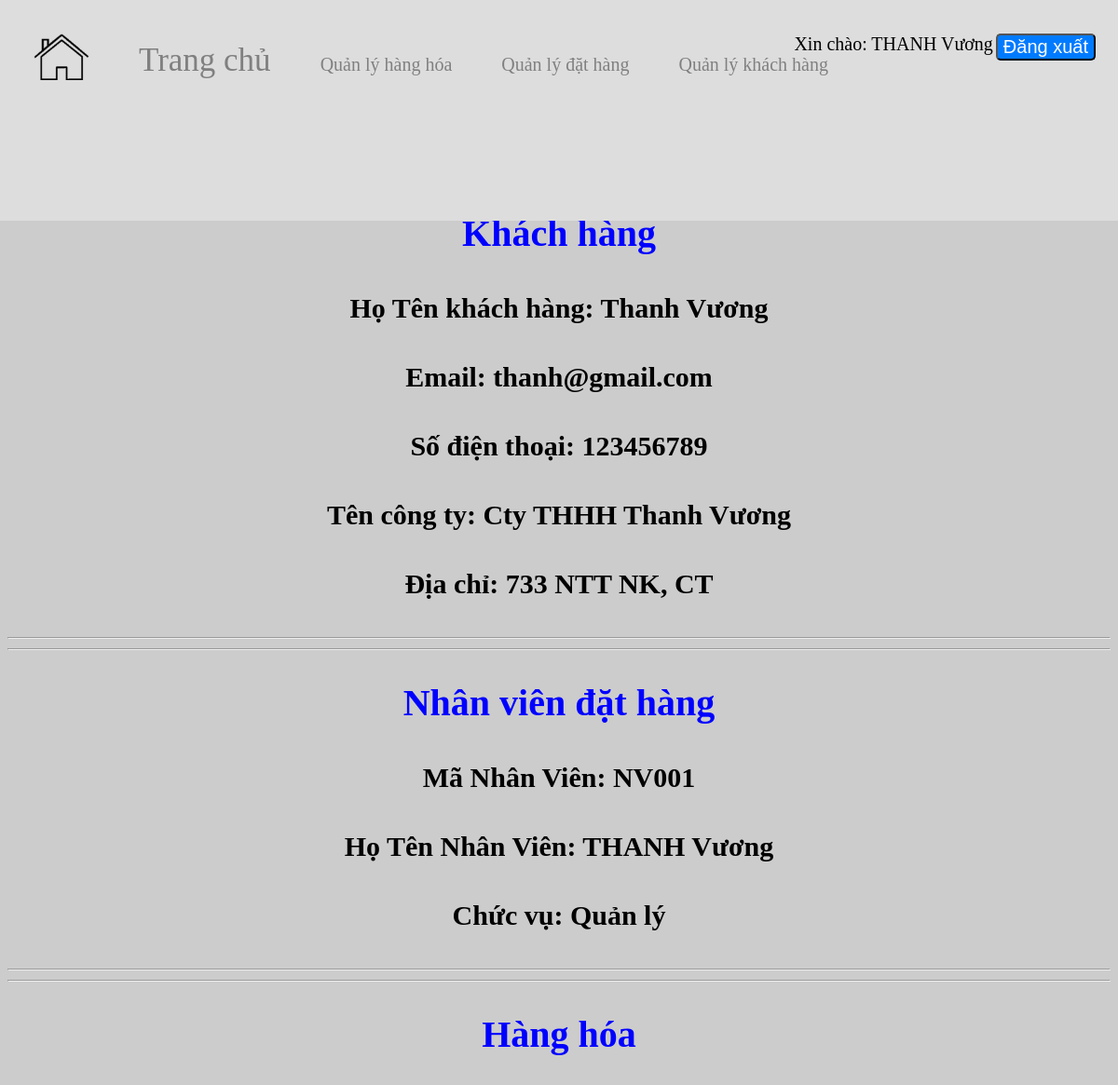
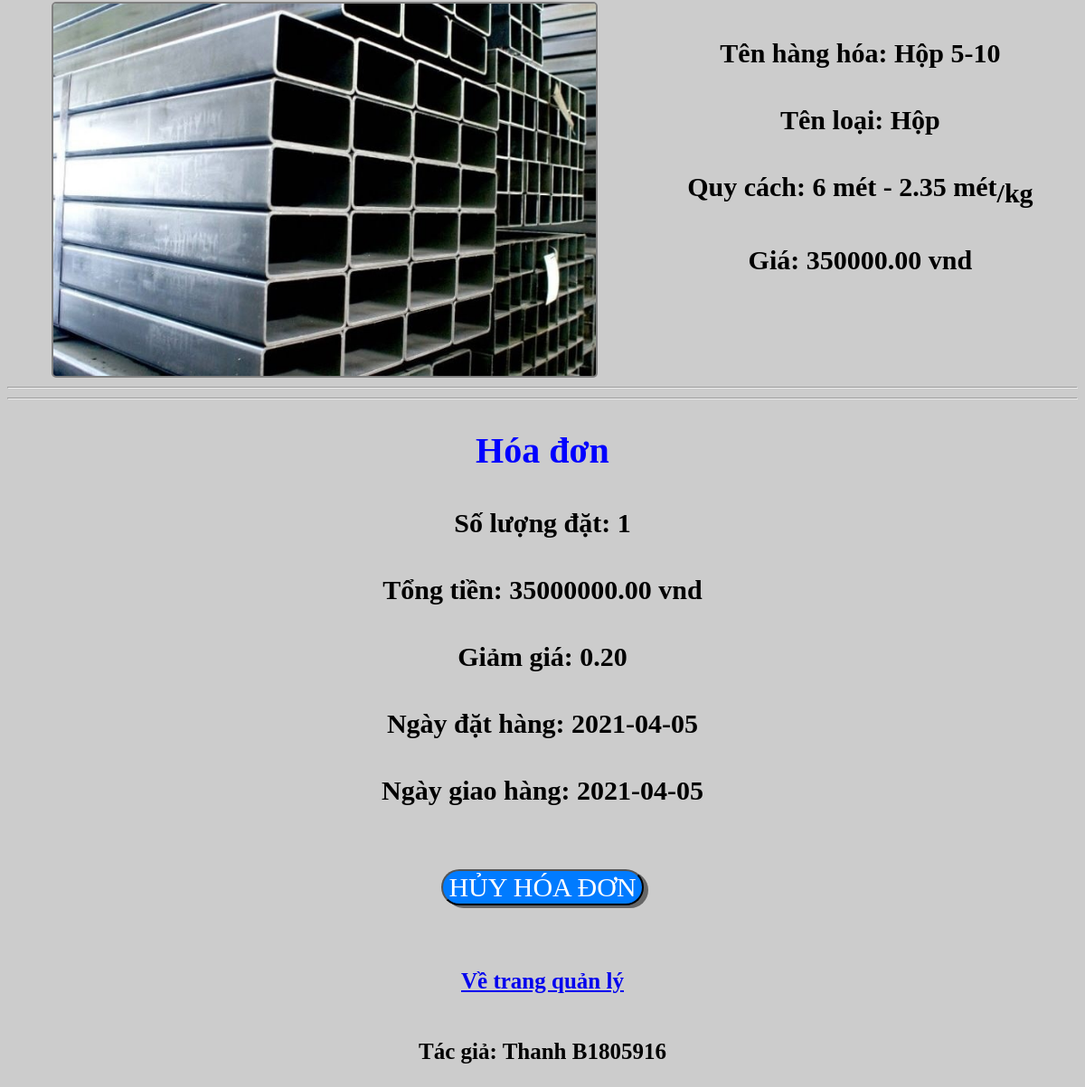
Screenshot of /admin/manage_dh/detail.php?id=1 (signed in) with the database file from the repository (2 pictures, top to bottom).
### tables this page shows
CREATE TABLE LoaiHangHoa
(
	MaLoaiHangHoa INT AUTO_INCREMENT PRIMARY KEY,  
	TenLoaiHangHoa NVARCHAR(30) NOT NULL  
);

CREATE TABLE KhachHang
(
	MSKH INT AUTO_INCREMENT PRIMARY KEY,  
	HoTenKH NVARCHAR(50) NOT NULL,  
	TenCongTy NVARCHAR(30),  
	SoDienThoai CHAR(10) NOT NULL UNIQUE,  
	Email VARCHAR(50) NOT NULL UNIQUE  
);

CREATE TABLE NhanVien(
	MSNV CHAR(5) PRIMARY KEY,  
	Pwd CHAR(32),  
	HoTenNV NVARCHAR(30) NOT NULL,  
	ChucVu NVARCHAR(30),  
	DiaChi NVARCHAR(30) NOT NULL,  
	SoDienThoai CHAR(10) NOT NULL UNIQUE  
);

CREATE TABLE ChiTietDatHang
(
	SoDonDH INT NOT NULL,  
 	FOREIGN KEY (SoDonDH) REFERENCES DatHang(SoDonDH),
	MSHH INT NOT NULL,  
	FOREIGN KEY (MSHH) REFERENCES HangHoa(MSHH),
	SoLuong INT NOT NULL DEFAULT 1,  
	GiaDatHang DECIMAL(15,2) NOT NULL,  
	GiamGia DECIMAL(2,2),  
	 
	PRIMARY KEY(SoDonDH, MSHH)
);

CREATE TABLE HangHoa
(
	MSHH INT AUTO_INCREMENT PRIMARY KEY,  
	TenHH NVARCHAR(30) NOT NULL,  
	QuyCach CHAR(7) NOT NULL,  
	Gia DECIMAL(15, 2) NOT NULL,  
	SoLuongHang INT NOT NULL,  
	MaLoaiHang INT NOT NULL,  
	FOREIGN KEY (MaLoaiHang) REFERENCES LoaiHangHoa(MaLoaiHangHoa),
	Location VARCHAR(128),  
	GhiChu NVARCHAR(128)  
);

CREATE TABLE DatHang
(
	SoDonDH INT AUTO_INCREMENT PRIMARY KEY,  
	MSKH INT NOT NULL,  
 	FOREIGN KEY (MSKH) REFERENCES KhachHang(MSKH),
	MSNV CHAR(5) NOT NULL,  
	FOREIGN KEY (MSNV) REFERENCES NhanVien(MSNV),
	NgayDH DATE NOT NULL DEFAULT NOW(),  
	NgayGH DATE NOT NULL DEFAULT NOW() CHECK(NgayDH <= NgayGH)  
);

### dao/dao.php (called while the page is built, shortened)
<?php
abstract class DAO
{
    public function __construct($servername = "localhost", $username = "root", $password = "", $database = "quanlydathang")
    {
        $this->servername = $servername;
        $this->username = $username;
        $this->password = $password;
        $this->database = $database;
        $this->cnn = new mysqli($this->servername, $this->username, $this->password, $this->database);
    }
}
class DatHangDAO extends DAO
{
    public function getHD($SoDonDH)
    {
        $sql = "SELECT * FROM LoaiHangHoa as l, HangHoa as hh, ChiTietDathang as ct, Dathang as dt, KhachHang as kh, DiaChiKH as dc, NhanVien as nv
                WHERE l.MaLoaiHangHoa = hh.MaLoaiHang AND hh.MSHH = ct.MSHH AND ct.SoDonDH = dt.SoDonDH AND dt.MSKH = kh.MSKH AND dt.msnv = nv.msnv
                AND kh.MSKH = dc.MSKH AND dt.SoDonDH = ?;";
        $stmt = $this->cnn->prepare($sql);
        $stmt->bind_param("i", $SoDonDH);
        if ($stmt->execute()) {
            $item = $stmt->get_result()->fetch_assoc();
        }
        return $item;
    }
}

### admin/manage_dh/detail.php (the view, shortened to what this page needs)
<?php
    $path = $_SERVER['DOCUMENT_ROOT']."/CT428_WEB";
    require_once "$path/layouts/header-ad.php";
    $dao = new DatHangDAO();
    $id = $_GET["id"];
    $item = $dao->getHD($id);
    $img = $_PATH["img"].$item["MSHH"]."/".$item["Location"];
?>
<h1>Thông tin hóa đơn</h1>
<h2>Khách hàng</h2>
<div class="dtl" style="display:block">
    <div>
        <div>Họ Tên khách hàng: <?php echo $item["HoTenKH"]; ?></div>
        <div>Email: <?php echo $item["Email"]; ?></div>
        <div>Số điện thoại: <?php echo $item["SoDienThoai"]; ?></div>
        <div>Tên công ty: <?php echo $item["TenCongTy"]; ?></div>
        <div>Địa chỉ: <?php echo $item["DiaChi"]; ?></div>
    </div>
</div>
<hr>
<hr>
<h2>Nhân viên đặt hàng</h2>
<div class="dtl" style="display:block">
    <div>
        <div>Mã Nhân Viên: <?php echo $item["MSNV"]; ?></div>
        <div>Họ Tên Nhân Viên: <?php echo $item["HoTenNV"]; ?></div>
        <div>Chức vụ: <?php echo $item["ChucVu"]; ?></div>
    </div>
</div>
<hr>
<hr>
<h2>Hàng hóa</h2>
<div class="dtl">
    <img class=img-dis src="<?php echo $img;?>">
    <div>
        <div>Tên hàng hóa: <?php echo $item["TenHH"]; ?></div>
        <div>Tên loại: <?php echo $item["TenLoaiHangHoa"]; ?></div>
        <div>Quy cách: <?php
            $qc = explode("-",$item["QuyCach"]);
            echo $qc[0]." mét - ".$qc[1]." mét<sub>/kg</sub>";
        ?></div>
        <div>Giá: <?php echo $item["Gia"]." vnd"; ?></div>
    </div>
</div>
<hr>
<hr>
<h2>Hóa đơn</h2>
<div class="dtl" style="display:block">
    <div>
        <div>Số lượng đặt: <?php echo $item["SoLuong"]; ?></div>
        <div>Tổng tiền: <?php echo $item["GiaDatHang"]." vnd"; ?></div>
        <div>Giảm giá: <?php echo $item["GiamGia"]; ?></div>
        <div>Ngày đặt hàng: <?php echo $item["NgayDH"]; ?></div>
        <div>Ngày giao hàng: <?php echo $item["NgayGH"]; ?></div>
    </div>
</div>
<div style="margin:70px">
    <form method="POST" onsubmit="isValid()">
        <button class="btn btn-2" style="font-size:30px;" onclick="conf()" type="submit">Hủy hóa đơn</button>
    </form>
</div>
<div class="lnk">
    <a href="manage.php"><h3>Về trang quản lý</h3></a>
</div>

### src/css/styles.css (style rules this page uses)
.img-dis { width: 600px; border: solid 2px gray; border-radius: 5px; }
.dtl { display: grid; grid-template-columns: auto auto; justify-items: center; }
.dtl div > * { font-weight: 900; font-size: 30px; margin: 40px 0; }
* { font-size: 20px; }
.btn { color: #fff; border-radius: 20px; box-shadow: 5px 3px #666; outline: none; font-family: Montserrat-Bold; text-transform: uppercase; }
.btn-2 { background-color: #007bff; }
.lnk { margin: 50px; }
h1 { font-size: 50px; font-family: sans-serif; color: #FF6600; }
h2 { font-size: 40px; }
h3 { font-size: 25px; }
body { position: relative; background-color: #CCCCCC; }

### admin/manage_dh/detail.php (style rules this page uses)
h2 { color: blue; }

### rows the page displays
loaihanghoa: khachhang.HoTenKH "Thanh Vương", khachhang.Email "thanh@gmail.com", nhanvien.SoDienThoai "123456789", khachhang.TenCongTy "Cty THHH Thanh Vương", nhanvien.DiaChi "733 NTT NK, CT", nhanvien.MSNV "NV001", nhanvien.HoTenNV "THANH Vương", nhanvien.ChucVu "Quản lý", chitietdathang.MSHH (picture), hanghoa.TenHH "Hộp 5-10", TenLoaiHangHoa "Hộp", hanghoa.QuyCach "6", hanghoa.QuyCach "2.35", hanghoa.Gia "350000.00", chitietdathang.SoLuong "1", chitietdathang.GiaDatHang "35000000.00", chitietdathang.GiamGia "0.20", dathang.NgayDH "2021-04-05", dathang.NgayGH "2021-04-05"

### other values shown
$usr["HoTenNV"] "THANH Vương"
